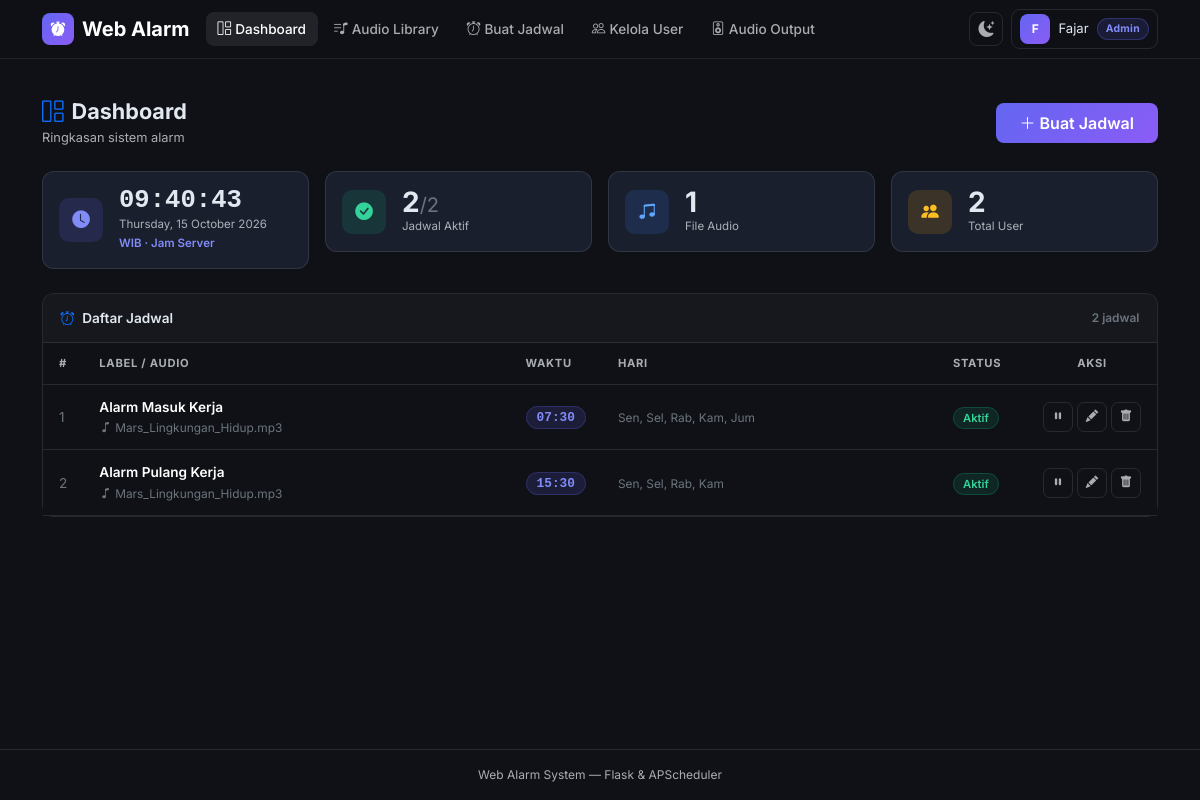
The page / (signed in) on the database its author committed.
### models.py (models this page shows, shortened)
class User(UserMixin, db.Model):
    __tablename__ = 'users'
    id = db.Column(db.Integer, primary_key=True)
    name = db.Column(db.String(120), nullable=False)
    email = db.Column(db.String(120), unique=True, nullable=False)
    password_hash = db.Column(db.String(256), nullable=False)
    role = db.Column(db.String(20), default='user', nullable=False)
    is_active = db.Column(db.Boolean, default=True, nullable=False)
    created_at = db.Column(db.DateTime, default=datetime.utcnow, nullable=False)
    audios = db.relationship('Audio', backref='uploader', lazy=True)

class Schedule(db.Model):
    __tablename__ = 'schedules'
    id = db.Column(db.Integer, primary_key=True)
    label = db.Column(db.String(120), nullable=True)
    audio_id = db.Column(db.Integer, db.ForeignKey('audios.id'), nullable=False)
    time_hour = db.Column(db.Integer, nullable=False)
    time_minute = db.Column(db.Integer, nullable=False)
    days_of_week = db.Column(db.String(20), nullable=False)
    is_active = db.Column(db.Boolean, default=True, nullable=False)
    created_by = db.Column(db.Integer, db.ForeignKey('users.id'), nullable=True)
    created_at = db.Column(db.DateTime, default=datetime.utcnow, nullable=False)
    creator = db.relationship('User', foreign_keys=[created_by], backref='schedules')
    def days_list(self):
        return [int(d) for d in self.days_of_week.split(',') if d.strip()]
    def days_display(self):
        day_names = ['Sen', 'Sel', 'Rab', 'Kam', 'Jum', 'Sab', 'Min']
        return ', '.join(day_names[d] for d in self.days_list())
    def time_display(self):
        return f'{self.time_hour:02d}:{self.time_minute:02d}'

class Audio(db.Model):
    __tablename__ = 'audios'
    id = db.Column(db.Integer, primary_key=True)
    filename = db.Column(db.String(256), nullable=False)
    original_name = db.Column(db.String(256), nullable=False)
    filepath = db.Column(db.String(512), nullable=False)
    uploaded_by = db.Column(db.Integer, db.ForeignKey('users.id'), nullable=False)
    uploaded_at = db.Column(db.DateTime, default=datetime.utcnow, nullable=False)
    schedules = db.relationship('Schedule', backref='audio', lazy=True)

### app.py (the view)
@app.route('/')
@login_required
def index():
    schedules = Schedule.query.order_by(Schedule.time_hour, Schedule.time_minute).all()
    total = Schedule.query.count()
    active = Schedule.query.filter_by(is_active=True).count()
    audio_count = Audio.query.count()
    user_count = User.query.count()
    return render_template('index.html', schedules=schedules,
                           total=total, active_count=active,
                           audio_count=audio_count, user_count=user_count)

### app.py (called while the page is built)
@login_manager.user_loader
def load_user(user_id):
    return db.session.get(User, int(user_id))

def is_admin():
    return current_user.is_authenticated and current_user.role == 'admin'

### templates/index.html (shortened to what this page needs)
{% extends "base.html" %}
{% block content %}
<div class="d-flex align-items-center justify-content-between flex-wrap gap-2 mb-4">
  <div>
    <h1 class="pg-title"><i class="bi bi-grid-1x2 me-2 text-primary"></i>Dashboard</h1>
    <p class="pg-sub mb-0">Ringkasan sistem alarm</p>
  </div>
  <a href="{{ url_for('new_schedule') }}" class="btn btn-grad px-4 py-2">
    <i class="bi bi-plus-lg me-1"></i>Buat Jadwal
  </a>
</div>
<div class="row g-3 mb-4">
  <div class="col-12 col-sm-6 col-xl-3">
    <div class="stat-card p-3">
      <div class="d-flex align-items-center gap-3">
        <div class="stat-icon si-indigo"><i class="bi bi-clock-fill"></i></div>
        <div>
          <div id="clockTime"
               class="fw-bold"
               style="font-size:1.6rem;font-family:monospace;line-height:1">
          </div>
          <div id="clockDate" class="stat-lbl">Memuat…</div>
          <div class="stat-lbl" style="color:#818cf8;font-weight:600">WIB · Jam Server</div>
        </div>
      </div>
    </div>
  </div>
  <div class="col-6 col-sm-3 col-xl-3">
    <div class="stat-card p-3">
      <div class="d-flex align-items-center gap-3">
        <div class="stat-icon si-green"><i class="bi bi-check-circle-fill"></i></div>
        <div>
          <div class="stat-val">
            {{ active_count }}<span class="fs-5 fw-normal text-secondary">/{{ total }}</span>
          </div>
          <div class="stat-lbl">Jadwal Aktif</div>
        </div>
      </div>
    </div>
  </div>
  <div class="col-6 col-sm-3 col-xl-3">
    <div class="stat-card p-3">
      <div class="d-flex align-items-center gap-3">
        <div class="stat-icon si-blue"><i class="bi bi-music-note-beamed"></i></div>
        <div>
          <div class="stat-val">{{ audio_count }}</div>
          <div class="stat-lbl">File Audio</div>
        </div>
      </div>
    </div>
  </div>
  <div class="col-6 col-sm-3 col-xl-3">
    <div class="stat-card p-3">
      <div class="d-flex align-items-center gap-3">
        <div class="stat-icon si-yellow"><i class="bi bi-people-fill"></i></div>
        <div>
          <div class="stat-val">{{ user_count }}</div>
          <div class="stat-lbl">Total User</div>
        </div>
      </div>
    </div>
  </div>
</div>
<div class="card">
  <div class="card-header d-flex align-items-center justify-content-between">
    <span><i class="bi bi-alarm me-2 text-primary"></i>Daftar Jadwal</span>
    <small class="text-secondary">{{ total }} jadwal</small>
  </div>
  {% if schedules %}
  <div class="tbl-responsive">
    <table class="table table-hover mb-0">
      <thead>
        <tr>
          <th style="width:40px">#</th>
          <th>Label / Audio</th>
          <th style="width:90px">Waktu</th>
          <th class="d-none d-md-table-cell">Hari</th>
          <th style="width:90px">Status</th>
          <th class="text-center" style="width:110px">Aksi</th>
        </tr>
      </thead>
      <tbody>
        {% for s in schedules %}
        <tr>
          <td class="text-secondary">{{ loop.index }}</td>
          <td>
            <div class="fw-semibold">{{ s.label or s.audio.original_name }}</div>
            {% if s.label %}
            <small class="text-secondary">
              <i class="bi bi-music-note me-1"></i>{{ s.audio.original_name }}
            </small>
            {% endif %}
          </td>
          <td><span class="badge-time">{{ s.time_display() }}</span></td>
          <td class="d-none d-md-table-cell">
            <small class="text-secondary">{{ s.days_display() }}</small>
          </td>
          <td>
            {% if s.is_active %}
              <span class="badge-on">Aktif</span>
            {% else %}
              <span class="badge-off">Nonaktif</span>
            {% endif %}
          </td>
          <td>
            <div class="d-flex justify-content-center gap-1">
              {% if is_admin() %}
              <form action="{{ url_for('toggle_schedule', schedule_id=s.id) }}" method="post">
                <button type="submit"
                        class="btn-act {% if s.is_active %}act-warning{% else %}act-success{% endif %}"
                        title="{% if s.is_active %}Nonaktifkan{% else %}Aktifkan{% endif %}">
                  <i class="bi {% if s.is_active %}bi-pause-fill{% else %}bi-play-fill{% endif %}"></i>
                </button>
              </form>
              {% endif %}
              {% if is_admin() or s.created_by == current_user.id %}
              <a href="{{ url_for('edit_schedule', schedule_id=s.id) }}"
                 class="btn-act act-info" title="Edit">
                <i class="bi bi-pencil-fill"></i>
              </a>
              <form action="{{ url_for('delete_schedule', schedule_id=s.id) }}" method="post"
                    onsubmit="return confirm('Hapus jadwal ini?')">
                <button type="submit" class="btn-act act-danger" title="Hapus">
                  <i class="bi bi-trash-fill"></i>
                </button>
              </form>
              {% endif %}
            </div>
          </td>
        </tr>
        {% endfor %}
      </tbody>
    </table>
  </div>
  {% endif %}
</div>
{% endblock %}

### templates/base.html (shortened to what this page needs)
<!DOCTYPE html>
<html lang="id" data-bs-theme="dark">
<head>
  <link href="https://cdn.jsdelivr.net/npm/bootstrap@5.3.3/dist/css/bootstrap.min.css"
        rel="stylesheet"/>
  <link href="https://cdn.jsdelivr.net/npm/bootstrap-icons@1.11.3/font/bootstrap-icons.min.css"
        rel="stylesheet"/>
</head>
<body>
<nav class="navbar navbar-expand-lg sticky-top navbar-main">
  <div class="container-xl">
    <a class="navbar-brand d-flex align-items-center gap-2 fw-bold" href="{{ url_for('index') }}">
      <span class="navbar-brand-icon"><i class="bi bi-alarm-fill"></i></span>
      Web Alarm
    </a>
    <div class="collapse navbar-collapse" id="mainNav">
      <ul class="navbar-nav me-auto gap-1 mt-2 mt-lg-0">
        {% if current_user.is_authenticated %}
          <li class="nav-item">
            <a class="nav-link {% if request.endpoint == 'index' %}active{% endif %}"
               href="{{ url_for('index') }}">
              <i class="bi bi-grid-1x2 me-1"></i>Dashboard
            </a>
          </li>
          <li class="nav-item">
            <a class="nav-link {% if request.endpoint == 'audios' %}active{% endif %}"
               href="{{ url_for('audios') }}">
              <i class="bi bi-music-note-list me-1"></i>Audio Library
            </a>
          </li>
          <li class="nav-item">
            <a class="nav-link {% if request.endpoint in ['new_schedule','edit_schedule'] %}active{% endif %}"
               href="{{ url_for('new_schedule') }}">
              <i class="bi bi-alarm me-1"></i>Buat Jadwal
            </a>
          </li>
          {% if is_admin() %}
          <li class="nav-item">
            <a class="nav-link {% if request.endpoint in ['users','create_user','edit_user'] %}active{% endif %}"
               href="{{ url_for('users') }}">
              <i class="bi bi-people me-1"></i>Kelola User
            </a>
          </li>
          <li class="nav-item">
            <a class="nav-link {% if request.endpoint == 'audio_settings' %}active{% endif %}"
               href="{{ url_for('audio_settings') }}">
              <i class="bi bi-speaker me-1"></i>Audio Output
            </a>
          </li>
          {% endif %}
        {% endif %}
      </ul>
      <div class="d-flex align-items-center gap-2 mt-2 mt-lg-0">
        <button id="themeToggle" type="button" title="Toggle tema"
                onclick="toggleTheme()" class="d-none d-lg-flex">
          <i class="bi bi-sun-fill" id="themeIcon"></i>
        </button>
        {% if current_user.is_authenticated %}
          <div class="dropdown">
            <button class="btn btn-sm d-flex align-items-center gap-2 px-2 py-1"
                    style="border:1px solid var(--bs-border-color);border-radius:9px;
                           background:transparent;color:var(--bs-body-color)"
                    data-bs-toggle="dropdown" aria-expanded="false">
              <span class="user-av">{{ current_user.name[0]|upper }}</span>
              <span class="d-none d-sm-inline fw-500" style="font-size:.82rem">
                {{ current_user.name.split()[0] }}
              </span>
              <span class="{% if is_admin() %}badge-admin{% else %}badge-user{% endif %}">
                {{ 'Admin' if is_admin() else 'User' }}
              </span>
            </button>
          </div>
        {% else %}
          <a href="{{ url_for('login') }}" class="btn btn-sm btn-outline-secondary px-3">Login</a>
          <a href="{{ url_for('register') }}" class="btn btn-sm btn-grad px-3">Daftar</a>
        {% endif %}
      </div>
    </div>
  </div>
</nav>
<div class="container-xl pt-3">
</div>
<main class="container-xl py-4">
  {% block content %}{% endblock %}
</main>
<footer class="border-top py-3">
  <div class="container-xl text-center" style="font-size:.75rem;color:var(--bs-secondary-color)">
    Web Alarm System &mdash; Flask &amp; APScheduler
  </div>
</footer>
</body>
</html>

### templates/base.html (style rules this page uses)
body { font-family: 'Inter', system-ui, sans-serif; min-height: 100vh; display: flex; flex-direction: column; }
main { flex: 1; }
[data-bs-theme="dark"] { --bs-body-bg: #0f1117; --bs-body-color: #e2e8f0; --bs-border-color: rgba(255,255,255,.1); --bs-card-bg: #1a1f2e; --bs-secondary-bg: #141824; --bs-tertiary-bg: #1e2433; }
:root { --accent: #6366f1; --accent2: #8b5cf6; --accent-rgb: 99,102,241; }
[data-bs-theme="dark"] .navbar-main { background: rgba(15,17,23,.97) !important; border-bottom: 1px solid rgba(255,255,255,.08); backdrop-filter: blur(12px); }
.navbar-brand-icon { width: 32px; height: 32px; border-radius: 8px; background: linear-gradient(135deg, var(--accent), var(--accent2)); display: inline-flex; align-items: center; justify-content: center; font-size: .9rem; color: #fff; flex-shrink: 0; }
.nav-link { font-size: .85rem; font-weight: 500; border-radius: 8px !important; padding: .4rem .75rem !important; transition: background .15s; }
[data-bs-theme="dark"] .nav-link:hover, [data-bs-theme="dark"] .nav-link.active { background: rgba(255,255,255,.08) !important; color: #fff !important; }
.card { border-radius: 12px; border-color: var(--bs-border-color); }
.card-header { font-weight: 600; font-size: .85rem; border-bottom-color: var(--bs-border-color); padding: .85rem 1.1rem; border-radius: 12px 12px 0 0 !important; }
[data-bs-theme="dark"] .card-header { background: rgba(255,255,255,.03); }
.stat-card { border-radius: 12px; border: 1px solid var(--bs-border-color); background: var(--bs-card-bg); transition: transform .2s, border-color .2s, box-shadow .2s; }
.stat-icon { width: 44px; height: 44px; border-radius: 10px; flex-shrink: 0; display: flex; align-items: center; justify-content: center; font-size: 1.1rem; }
.si-indigo { background: rgba(99,102,241,.15); color: #818cf8; }
.si-green { background: rgba(16,185,129,.15); color: #34d399; }
.si-blue { background: rgba(59,130,246,.15); color: #60a5fa; }
.si-yellow { background: rgba(245,158,11,.15); color: #fbbf24; }
.stat-val { font-size: 1.75rem; font-weight: 700; line-height: 1; }
.stat-lbl { font-size: .72rem; color: var(--bs-secondary-color); margin-top: 2px; }
.btn-grad { background: linear-gradient(135deg, var(--accent), var(--accent2)); border: none; color: #fff; font-weight: 600; border-radius: 8px; transition: opacity .15s, transform .1s; }
.btn-act { width: 30px; height: 30px; display: inline-flex; align-items: center; justify-content: center; border-radius: 7px; border: 1px solid var(--bs-border-color); background: transparent; font-size: .78rem; color: var(--bs-secondary-color); transition: all .15s; cursor: pointer; flex-shrink: 0; }
.badge-time { background: rgba(var(--accent-rgb),.15); color: #818cf8; border: 1px solid rgba(var(--accent-rgb),.25); padding: 3px 10px; border-radius: 20px; font-size: .8rem; font-weight: 700; font-family: monospace; }
.badge-on { background: rgba(16,185,129,.12); color: #34d399; border: 1px solid rgba(16,185,129,.25); padding: 3px 9px; border-radius: 20px; font-size: .7rem; font-weight: 600; }
.badge-admin { background: rgba(var(--accent-rgb),.15); color: #818cf8; border: 1px solid rgba(var(--accent-rgb),.3); padding: 2px 8px; border-radius: 20px; font-size: .65rem; font-weight: 700; letter-spacing: .3px; }
.table { font-size: .85rem; }
.table thead th { font-size: .7rem; font-weight: 700; text-transform: uppercase; letter-spacing: .7px; color: var(--bs-secondary-color); border-bottom-width: 1px; padding: .75rem 1rem; white-space: nowrap; }
.table tbody td { padding: .75rem 1rem; vertical-align: middle; }
#themeToggle { width: 34px; height: 34px; border-radius: 8px; border: 1px solid var(--bs-border-color); background: transparent; display: flex; align-items: center; justify-content: center; cursor: pointer; transition: all .15s; font-size: 1rem; color: var(--bs-secondary-color); }
.user-av { width: 30px; height: 30px; border-radius: 8px; background: linear-gradient(135deg, var(--accent), var(--accent2)); display: inline-flex; align-items: center; justify-content: center; font-size: .75rem; font-weight: 700; color: #fff; flex-shrink: 0; }
.pg-title { font-size: 1.35rem; font-weight: 700; margin: 0; }
.pg-sub { font-size: .8rem; color: var(--bs-secondary-color); margin-top: 3px; }
.tbl-responsive { overflow-x: auto; -webkit-overflow-scrolling: touch; }

### rows shown on the page
User: name "F", name "Fajar", is_active+role "Admin"
Schedule: label "Alarm Masuk Kerja", audio.original_name "Mars_Lingkungan_Hidup.mp3", time_display "07:30", days_display "Sen, Sel, Rab, Kam, Jum", is_active "Aktif"
Schedule: label "Alarm Pulang Kerja", audio.original_name "Mars_Lingkungan_Hidup.mp3", time_display "15:30", days_display "Sen, Sel, Rab, Kam", is_active "Aktif"

### other values the page prints
{{ active_count }} "2"
{{ total }} "2"
{{ audio_count }} "1"
{{ user_count }} "2"
